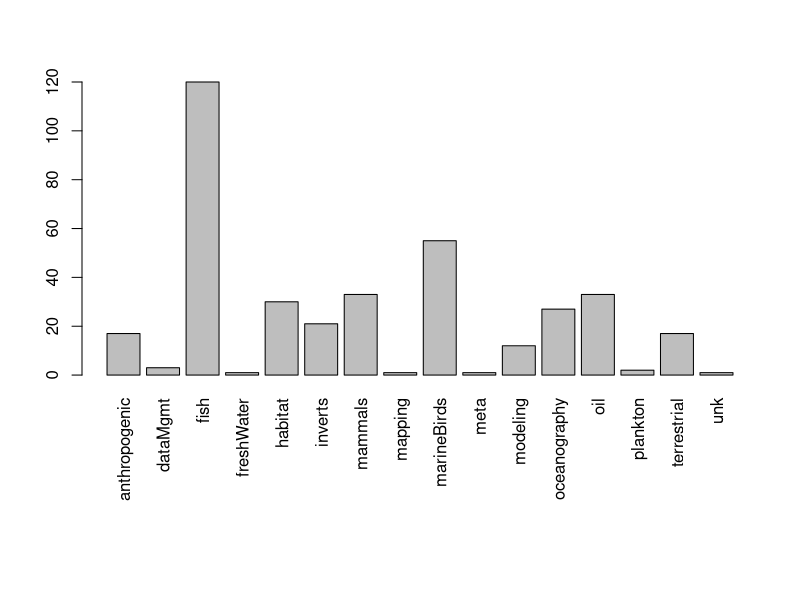
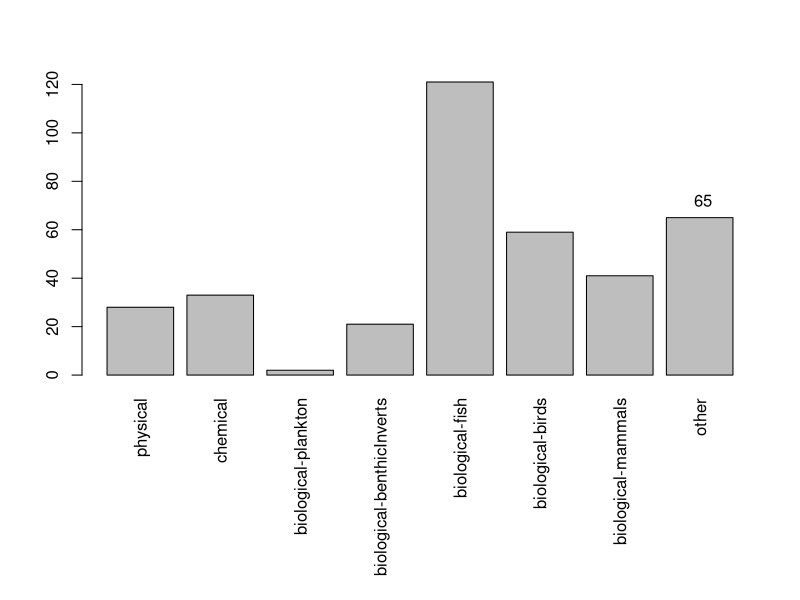
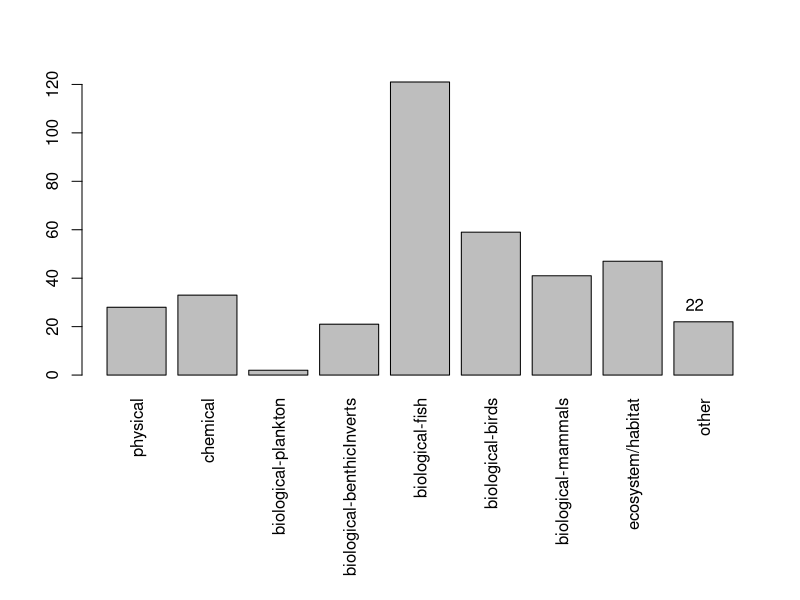

Write the R code that produced these figures, in order.
## ---- chunk 1
library(dplyr)
## ---- chunk 2
dat=read.csv('archResNewCateg.csv',header=T,stringsAsFactors =F,na.strings=c('',' '))

datFill<-dat[is.na(dat$category.1),1:13]

par(mar = c(11,4,4,2) + 0.1)
barplot(table(datFill$category),
        las=3)
## ---- chunk 3
require(dplyr)
datFill <- datFill %>%
  mutate(dataType = ifelse(datFill$category=='oceanography','physical',
                           ifelse(datFill$category=='oil','chemical',
                                  ifelse(datFill$category=='fish','biological-fish',
                                         ifelse(datFill$category=='mammals','biological-mammals',
                                                ifelse(datFill$category=='marineBirds','biological-birds',
                                                       ifelse(datFill$category=='inverts','biological-benthicInverts',
                                                              ifelse(datFill$category=='plankton','biological-plankton','other'))))))))
         
datFill[93,'dataType']<-'ecosystem/habitat' #Eric Meyers
datFill[93,'ecosystem']<-'terrestrial/freshWater'
datFill[120,'dataType']<-'ecosystem/habitat' #Geoffrey Coble
datFill[120,'ecosystem']<-'terrestrial/freshWater'
datFill[138,'dataType']<-'biological-mammals' #james Faro
datFill[138,'ecosystem']<-'terrestrial/freshWater'
datFill[148,'dataType']<-'biological-birds' #Jeffrey Hughes
datFill[148,'ecosystem']<-'terrestrial/freshWater'
datFill[167,'dataType']<-'biological-fish' #Jim Edmondson
datFill[167,'ecosystem']<-'terrestrial/freshWater'
datFill[186,'dataType']<-'biological-mammals' #Jonathan Lewis
datFill[186,'ecosystem']<-'terrestrial/freshWater'
datFill[201,'dataType']<-'ecosystem/habitat' #Ken Hodges
datFill[201,'ecosystem']<-'terrestrial/freshWater'
datFill[253,'dataType']<-'biological-mammals' #Merav Ben-David
datFill[253,'ecosystem']<-'terrestrial/freshWater' 
datFill[273,'dataType']<-'biological-mammals' #PI unavailable, black bear study
datFill[273,'ecosystem']<-'terrestrial/freshWater' 
datFill[274,'dataType']<-'ecosystem/habitat' #PI unavailable
datFill[274,'ecosystem']<-'terrestrial/freshWater'
datFill[297,'dataType']<-'biological-mammals' #Richard Sellers
datFill[297,'ecosystem']<-'terrestrial/freshWater' 
datFill[298,'dataType']<-'biological-mammals' #Richard Sellers
datFill[298,'ecosystem']<-'terrestrial/freshWater'
datFill[302,'dataType']<-'biological-mammals' #Robert White
datFill[302,'ecosystem']<-'terrestrial/freshWater' 
datFill[330,'dataType']<-'biological-mammals' #Steven Jewette
datFill[330,'ecosystem']<-'terrestrial/freshWater' 
datFill[340,'dataType']<-'physical' #Sue Mauger
datFill[340,'ecosystem']<-'terrestrial/freshWater' 
datFill[351,'dataType']<-'biological-birds' #Tim Bowman
datFill[351,'ecosystem']<-'terrestrial/freshWater' 
datFill[352,'dataType']<-'biological-birds' #Tim Bowman
datFill[352,'ecosystem']<-'terrestrial/freshWater' 
datFill[364,'dataType']<-'biological-birds' #Vernon Byrd
datFill[364,'ecosystem']<-'terrestrial/freshWater'
## ---- chunk 4
par(mar = c(11,4,4,2) + 0.1)
barplot(table(factor(datFill$dataType,levels=c('physical',
                                               'chemical',
                                               'biological-plankton',
                                               'biological-benthicInverts',
                                               'biological-fish',
                                               'biological-birds',
                                               'biological-mammals',
                                               'other'
                                               ))),
        las=3)
        text(9.15,sum(datFill$dataType=='other')+7,as.character(sum(datFill$dataType=='other')))
## ---- chunk 5
datFill$dataType=ifelse(datFill$category %in% c('habitat','modeling','mapping'), 'ecosystem/habitat',datFill$dataType)
par(mar = c(11,4,4,2) + 0.1)
barplot(table(factor(datFill$dataType,levels=c('physical',
                                               'chemical',
                                               'biological-plankton',
                                               'biological-benthicInverts',
                                               'biological-fish',
                                               'biological-birds',
                                               'biological-mammals',
                                               'ecosystem/habitat',
                                               'other'
                                               ))),
        las=3)
        text(10.15,sum(datFill$dataType=='other')+7,as.character(sum(datFill$dataType=='other')))
## ---- chunk 6
        
subCat<-c('projMgmt','projMgmt','economics','projMgmt','economics','subsistence','communityMgmt','social','environmentalImpacts','samplingImpacts','projMgmt','meeting','economics','economics','economics','economics','economics','economics','subsistence','dataMgmt','dataMgmt','communityMgmt')
subCat2<-c('habitat','ecosystem','recreation','habitat','subsistence', 'film','waste','subsistence','infrastructure','metaAnalysis',NA,'10yrSymposium','resarchPrograms','subsistence','fisheries','resources','resources','fisheries','resources',NA,NA,'waste')
descriptors=data.frame(subCat=subCat,subCat2=subCat2)

tableCat <- function(inFrame) {
    outText <- paste(names(inFrame), collapse = " | ")
    outText <- c(outText, paste(rep("---", ncol(inFrame)), collapse = " | "))
    invisible(apply(inFrame, 1, function(inRow) {
        outText <<- c(outText, paste(inRow, collapse = " | "))
    }))
    return(outText)
}
otherTabInsert<-tableCat(descriptors)
cat(otherTabInsert, sep = "\n")
